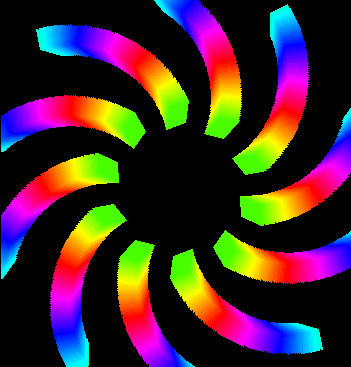

Write Python code to recreate this figure.
"""
   神奇彩条动画.py
   一个用海龟画图的图章功能配合颜色渐变和动画原理做成的动画。
"""
from random import randint
from coloradd import coloradd
from turtle import Turtle,Screen
from winsound import PlaySound,SND_LOOP,SND_ASYNC

screen = Screen()
screen.setup(360,600)
screen.bgcolor('black')
screen.tracer(0,0)
screen.colormode(255)                 # 设定颜色模式为255
screen.screensize(100,100)            # 设定画布尺寸为100X100
screen.title('神奇彩条动画')

PlaySound('领略大自然的美丽神奇.wav',SND_LOOP|SND_ASYNC)

c = (255,255,0)
tom = Turtle(shape='square')
tom.penup()
tom.speed(0)

tom.color(c)
tom.shearfactor(0.5)                   # 变形因子  

toms = [tom]

for i in range(1,10):
    angle = i * 36
    t = tom.clone()                    # 克隆海龟   
    t.setheading(angle)                # 每只海龟初始方向不一样 
    toms.append(t)

# 修改这里的重复次数可以调整彩条长短
for i in range(80):
    [t.stamp() for t in toms]

while True: 
    
    [t.fd(2) for t in toms]            # 每只海龟前进2个单位
    [t.right(1) for t in toms]         # 每只海龟右转1个单位 
    [t.stamp() for t in toms]          # 每只海龟盖图章
    screen.update()
    c = coloradd(c,0.01)               # c颜色增加一点点
    [t.color(c) for t in toms]         # 设定每只海龟颜色为c
    [t.clearstamps(1) for t in toms]   # 清除每只海龟最先盖的章
    
    
    
